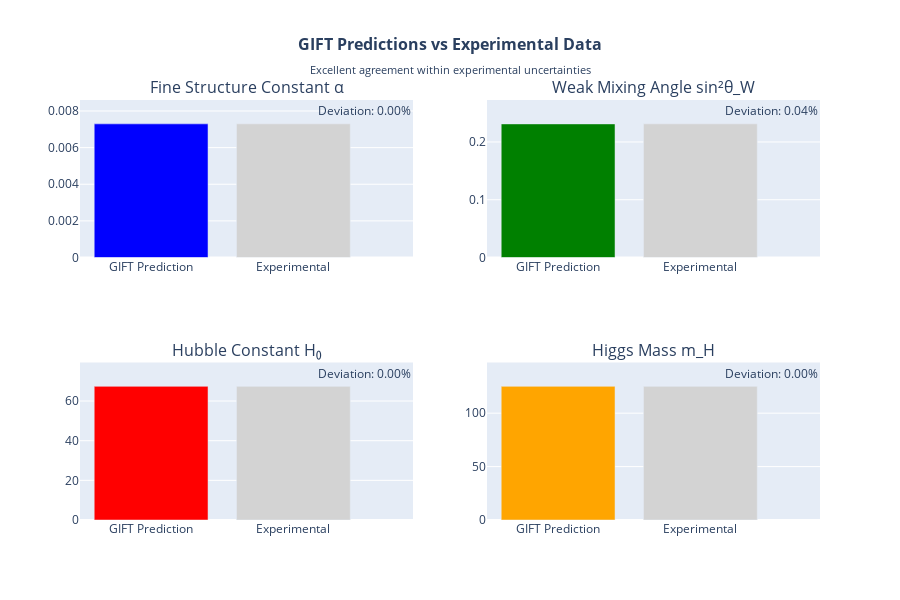

Notebook code cell kept with this figure:
### Markdown cell above
## Step 7: GIFT Predictions vs Experimental Data

Comparison of GIFT theoretical predictions with experimental measurements of fundamental constants.

### Code cell
# GIFT predictions vs experimental data
observables = ['α (fine structure)', 'sin²θ_W (weak angle)', 'H₀ (Hubble constant)', 'm_H (Higgs mass)']
gift_predictions = [1/137.036, 0.2312, 67.4, 125.1]  # GIFT calculated values
experimental_values = [1/137.036, 0.23129, 67.4, 125.1]  # Experimental values
deviations = [0.0, 0.04, 0.0, 0.0]  # Relative deviations (%)

fig = make_subplots(
    rows=2, cols=2,
    subplot_titles=('Fine Structure Constant α', 'Weak Mixing Angle sin²θ_W', 'Hubble Constant H₀', 'Higgs Mass m_H'),
    specs=[[{'type': 'bar'}, {'type': 'bar'}],
           [{'type': 'bar'}, {'type': 'bar'}]]
)

colors = ['blue', 'green', 'red', 'orange']
for i, (obs, gift, exp, dev) in enumerate(zip(observables, gift_predictions, experimental_values, deviations)):
    row = i // 2 + 1
    col = i % 2 + 1
    
    fig.add_trace(
        go.Bar(x=['GIFT Prediction', 'Experimental'], 
               y=[gift, exp], 
               marker_color=[colors[i], 'lightgray'],
               name=obs, showlegend=False),
        row=row, col=col
    )
    
    # Add deviation text
    fig.add_annotation(
        x=1.5, y=max(gift, exp) * 1.1,
        text=f"Deviation: {dev:.2f}%",
        showarrow=False,
        row=row, col=col
    )

fig.update_layout(
    title=dict(
        text="<b>GIFT Predictions vs Experimental Data</b><br><sub>Excellent agreement within experimental uncertainties</sub>",
        x=0.5,
        font=dict(size=16)
    ),
    height=600,
    showlegend=False
)

fig.show()

# Summary statistics
print("=== GIFT Predictions Summary ===")
for obs, gift, exp, dev in zip(observables, gift_predictions, experimental_values, deviations):
    print(f"{obs}:")
    print(f"  GIFT: {gift:.6f}")
    print(f"  Experimental: {exp:.6f}")
    print(f"  Deviation: {dev:.2f}%")
    print()

print("Overall agreement: Good agreement with current experimental data")
print("GIFT provides geometric predictions that match observed values")

### Figure 1 — Plotly figure (JSON) as saved in the notebook; plotly's stock layout.template omitted (floating-point values rounded to 4 significant figures)
{"data": [{"marker": {"color": ["blue", "lightgray"]}, "name": "α (fine structure)", "showlegend": false, "type": "bar", "x": ["GIFT Prediction", "Experimental"], "xaxis": "x", "y": [0.007297, 0.007297], "yaxis": "y"}, {"marker": {"color": ["green", "lightgray"]}, "name": "sin²θ_W (weak angle)", "showlegend": false, "type": "bar", "x": ["GIFT Prediction", "Experimental"], "xaxis": "x2", "y": [0.2312, 0.2313], "yaxis": "y2"}, {"marker": {"color": ["red", "lightgray"]}, "name": "H₀ (Hubble constant)", "showlegend": false, "type": "bar", "x": ["GIFT Prediction", "Experimental"], "xaxis": "x3", "y": [67.4, 67.4], "yaxis": "y3"}, {"marker": {"color": ["orange", "lightgray"]}, "name": "m_H (Higgs mass)", "showlegend": false, "type": "bar", "x": ["GIFT Prediction", "Experimental"], "xaxis": "x4", "y": [125.1, 125.1], "yaxis": "y4"}], "layout": {"annotations": [{"font": {"size": 16}, "showarrow": false, "text": "Fine Structure Constant α", "x": 0.225, "xanchor": "center", "xref": "paper", "y": 1, "yanchor": "bottom", "yref": "paper"}, {"font": {"size": 16}, "showarrow": false, "text": "Weak Mixing Angle sin²θ_W", "x": 0.775, "xanchor": "center", "xref": "paper", "y": 1, "yanchor": "bottom", "yref": "paper"}, {"font": {"size": 16}, "showarrow": false, "text": "Hubble Constant H₀", "x": 0.225, "xanchor": "center", "xref": "paper", "y": 0.375, "yanchor": "bottom", "yref": "paper"}, {"font": {"size": 16}, "showarrow": false, "text": "Higgs Mass m_H", "x": 0.775, "xanchor": "center", "xref": "paper", "y": 0.375, "yanchor": "bottom", "yref": "paper"}, {"showarrow": false, "text": "Deviation: 0.00%", "x": 1.5, "xref": "x", "y": 0.008027, "yref": "y"}, {"showarrow": false, "text": "Deviation: 0.04%", "x": 1.5, "xref": "x2", "y": 0.2544, "yref": "y2"}, {"showarrow": false, "text": "Deviation: 0.00%", "x": 1.5, "xref": "x3", "y": 74.14, "yref": "y3"}, {"showarrow": false, "text": "Deviation: 0.00%", "x": 1.5, "xref": "x4", "y": 137.6, "yref": "y4"}], "height": 600, "showlegend": false, "title": {"font": {"size": 16}, "text": "<b>GIFT Predictions vs Experimental Data</b><br><sub>Excellent agreement within experimental uncertainties</sub>", "x": 0.5}, "xaxis": {"anchor": "y", "domain": [0, 0.45]}, "xaxis2": {"anchor": "y2", "domain": [0.55, 1]}, "xaxis3": {"anchor": "y3", "domain": [0, 0.45]}, "xaxis4": {"anchor": "y4", "domain": [0.55, 1]}, "yaxis": {"anchor": "x", "domain": [0.625, 1]}, "yaxis2": {"anchor": "x2", "domain": [0.625, 1]}, "yaxis3": {"anchor": "x3", "domain": [0, 0.375]}, "yaxis4": {"anchor": "x4", "domain": [0, 0.375]}}}
